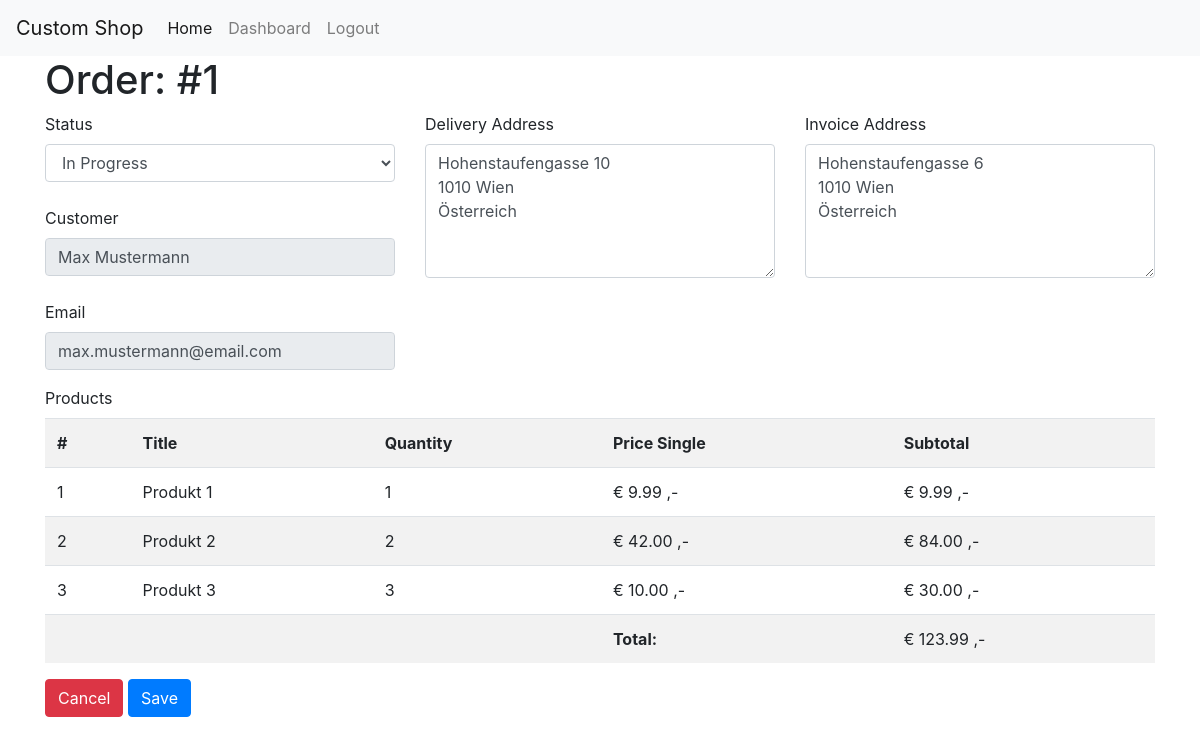
The app's page /orders/1/edit (signed in) with its own data.
### tables this page shows
CREATE TABLE `orders` (
  `id` int(11) NOT NULL,
  `crdate` timestamp NOT NULL DEFAULT current_timestamp() COMMENT 'creation date',
  `user_id` int(11) NOT NULL,
  `products` text NOT NULL COMMENT 'Serialization or ordered products',
  `delivery_address_id` int(11) NOT NULL,
  `invoice_address_id` int(11) NOT NULL,
  `payment_id` int(11) NOT NULL,
  `status` enum('open','in progress','in delivery','storno','delivered') NOT NULL
);

CREATE TABLE `users` (
  `id` int(11) NOT NULL,
  `firstname` varchar(255) NOT NULL,
  `lastname` varchar(255) NOT NULL,
  `email` varchar(255) NOT NULL COMMENT '= username',
  `password` varchar(255) NOT NULL COMMENT 'Password Hash',
  `is_admin` tinyint(1) NOT NULL
);

CREATE TABLE `addresses` (
  `id` int(11) NOT NULL,
  `user_id` int(11) NOT NULL,
  `address` text NOT NULL
);

### core/View.php (called while the page is built, shortened)
<?php
class View
{
    public static function load (string $view, array $params = [], string $layout = 'main')
    {
        require_once __DIR__ . "/../resources/views/layouts/$layout.php";
    }
}

### app/Controllers/AdminOrderController.php (called while the page is built, shortened)
<?php
class AdminOrderController
{
    public function editForm (int $id)
    {
        $order = Order::find($id);
        $user = User::find($order->user_id);
        $delivery_address = Address::find($order->delivery_address_id);
        $invoice_address = Address::find($order->invoice_address_id);
        $payment = Payment::find($order->payment_id);
        View::load('admin/orderForm', [
            'order' => $order,
            'user' => $user,
            'delivery_address' => $delivery_address,
            'invoice_address' => $invoice_address,
            'payment' => $payment
        ]);
    }
}

### index.php (called while the page is built, shortened)
<?php
spl_autoload_register(function ($namespaceAndClassname) {
    $namespaceAndClassname = str_replace('Core', 'core', $namespaceAndClassname);
    $namespaceAndClassname = str_replace('App', 'app', $namespaceAndClassname);
    $filepath = str_replace('\\', '/', $namespaceAndClassname);
});
$app = new \Core\Bootstrap();

### core/Helpers/Config.php (called while the page is built, shortened)
<?php
class Config
{
    public static function get ($configString = '', $default = null)
    {
        if (strlen($configString) >= 3) {
            $filename = explode('.', $configString)[0];
            $key = explode('.', $configString)[1];
            $config = require __DIR__ . "/../../config/$filename.php";
            if (array_key_exists($key, $config)) {
                return $config[$key];
            } else {
                return $default;
            }
        }
    }
}

### config/database.php (called while the page is built)
<?php
return [
    'host' => 'mariadb',
    'username' => 'root',
    'password' => 'password',
    'dbname' => 'mvc',
    'port' => 3306
];

### core/Database.php (called while the page is built, shortened)
<?php
class Database
{
    private $link;
    public function __construct ()
    {
        $this->link = new \mysqli(
            Config::get('database.host'),
            Config::get('database.username'),
            Config::get('database.password'),
            Config::get('database.dbname'),
            Config::get('database.port', 3306)
        );
        $this->link->set_charset('utf8');
    }
    public function query (string $sql, array $params = [])
    {
        $this->stmt = $this->link->prepare($sql);
        if (count($params) >= 1) {
            $paramTypes = [];
            $paramValues = [];
            foreach ($params as $key => $value) {
                $paramTypes[] = explode(':', $key)[0];
                $_value = $value;
                $paramValues[] = &$_value;
            }
            $paramString = implode('', $paramTypes);
            array_unshift($paramValues, $paramString);
            call_user_func_array([$this->stmt, 'bind_param'], $paramValues);
        }
        $this->stmt->execute();
        $result = $this->stmt->get_result();
        return $result->fetch_all(MYSQLI_ASSOC);
    }
}

### core/Models/ModelTrait.php (called while the page is built, shortened)
<?php
trait ModelTrait
{
    public static function find (int $id)
    {
        $db = new Database();
        $tableName = self::$tableName;
        $result = $db->query("SELECT * FROM {$tableName} WHERE id = ?", [
            'i:id' => $id
        ]);
        $data = new self($result[0]);
        return $data;
    }
}

### app/Models/Order.php (called while the page is built, shortened)
<?php
class Order
{
    public function fill (array $data = [])
    {
        $this->id = $data['id'];
        $this->status = $data['status'];
    }
}

### app/Models/User.php (called while the page is built, shortened)
<?php
class User
{
    public function fill (array $data = [])
    {
        $this->firstname = $data['firstname'];
        $this->lastname = $data['lastname'];
        $this->email = $data['email'];
    }
}

### app/Models/Address.php (called while the page is built, shortened)
<?php
class Address
{
    public function fill (array $data = [])
    {
        $this->address = $data['address'];
    }
}

### resources/views/admin/orderForm.view.php (the view, shortened to what this page needs)
<h1>Order: #<?php echo $order->id; ?></h1>
<form action="orders/<?php echo $order->id; ?>/do-edit" method="post">
    <div class="row">
        <div class="form-group col">
            <label for="status">Status</label>
            <select name="status" id="status" class="form-control">
                <?php
                $stati = [
                    'open' => 'Open',
                    'in progress' => 'In Progress',
                    'in delivery' => 'In Delivery',
                    'storno' => 'Storno',
                    'delivered' => 'Delivered'
                ];
                foreach ($stati as $htmlValue => $label) {
                    if ($htmlValue === $order->status) {
                        echo "<option value=\"$htmlValue\" selected>$label</option>";
                    } else {
                        echo "<option value=\"$htmlValue\">$label</option>";
                    }
                }
                ?>
            </select>
            <br>
            <label for="customer">Customer</label>
            <input name="customer" id="customer" name="customer" class="form-control" readonly value="<?php echo $user->firstname . ' ' . $user->lastname; ?>">
            <br>
            <label for="email">Email</label>
            <input type="email" id="email" name="email" class="form-control" readonly value="<?php echo $user->email; ?>">
        </div>
        <div class="form-group col">
            <label for="delivery_address">Delivery Address</label>
            <textarea name="delivery_address" id="delivery_address" rows="5" class="form-control"><?php echo $delivery_address->address; ?></textarea>
        </div>
        <div class="form-group col">
            <label for="invoice_address">Invoice Address</label>
            <textarea name="invoice_address" id="invoice_address" rows="5" class="form-control"><?php echo $invoice_address->address; ?></textarea>
        </div>
    </div>
    <label for="products">Products</label>
    <?php
    require_once __DIR__ . '/../partials/productTable.php';
    ?>
    <a href="dashboard" class="btn btn-danger">Cancel</a>
    <button class="btn btn-primary" type="submit">Save</button>
</form>

### records on screen
orders: status "In Progress"
users: customer "Max Mustermann", email "max.mustermann@email.com"
addresses: delivery_address "Hohenstaufengasse 10 1010 Wien Österreich"
addresses: invoice_address "Hohenstaufengasse 6 1010 Wien Österreich"

### other values on screen
$order->id "1"
$product->id "1"
$product->name "Produkt 1"
$product->quantity "1"
$product->id "2"
$product->name "Produkt 2"
$product->quantity "2"
$product->id "3"
$product->name "Produkt 3"
$product->quantity "3"
